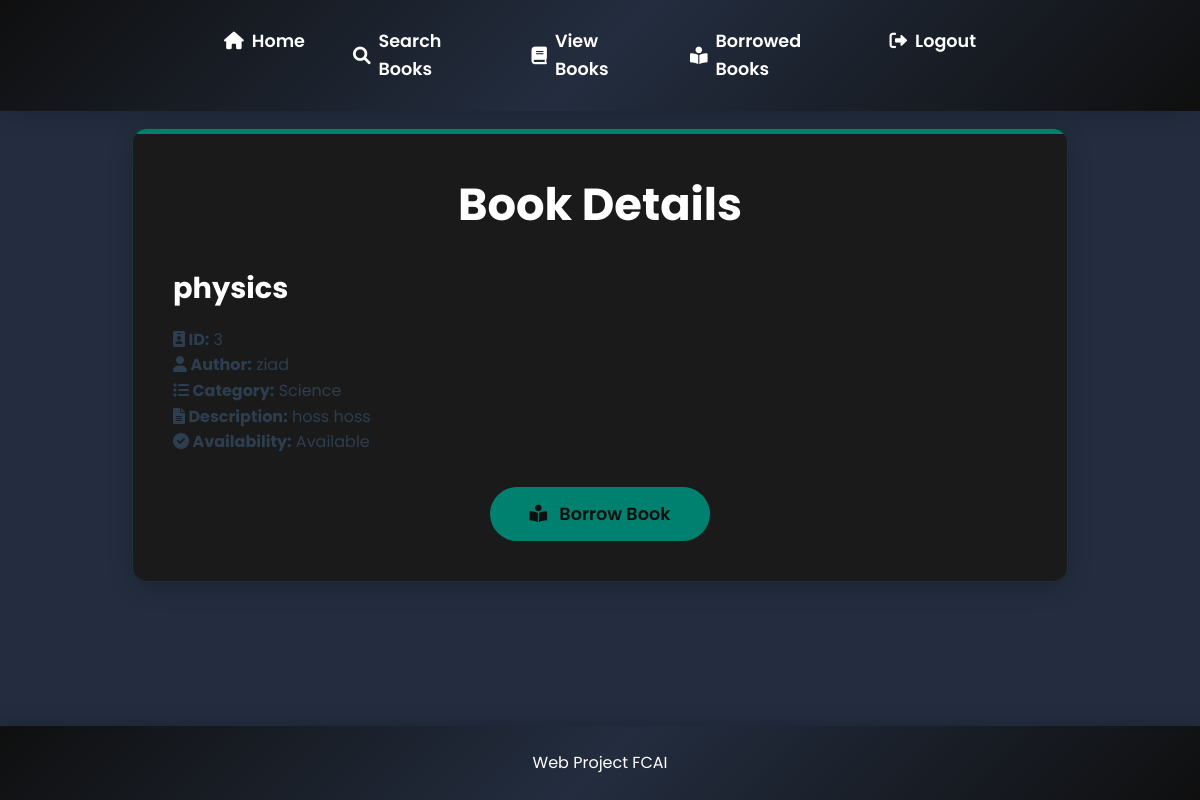
The page /book/3/ on the database as committed earlier.
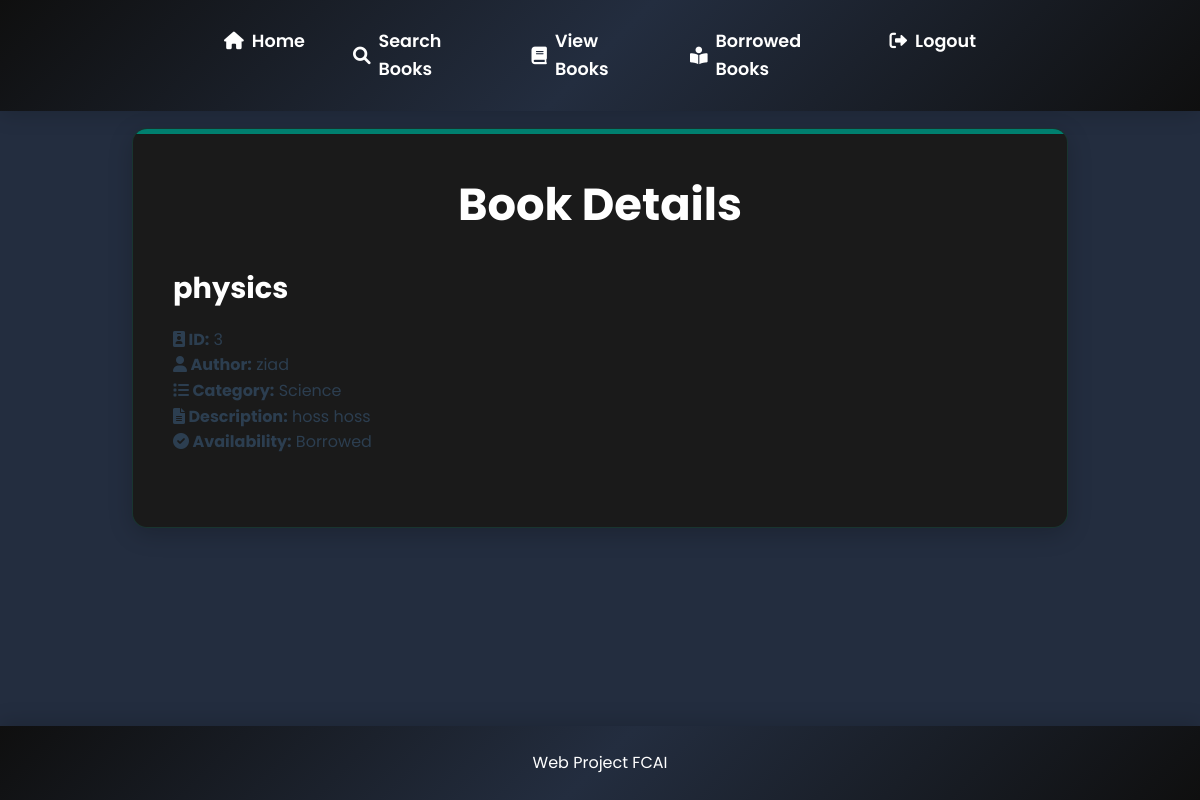
The same page on the database as committed later.
### lib/models.py (models this page shows)
class Book_Details(models.Model):
    Name = models.CharField(max_length=120)
    Author = models.CharField(max_length=120)
    Category = models.CharField(max_length=120)
    Description = models.TextField()
    Date_Added = models.DateField()
    Availability = models.CharField( max_length=50)

### lib/views.py (the view)
# urls.py: path('book/<int:book_id>/', views.book_details, name='book_details'),
def book_details(request, book_id):
    book = get_object_or_404(Book_Details, id=book_id)
    return render(request, 'user_book_details.html', {'book': book})

### templates/user_book_details.html (shortened to what this page needs)
{% load static %}
<link rel="stylesheet" href="{% static 'css/style.css' %}" />
<link rel="stylesheet" href="{% static 'css/icon.css' %}" />
<!DOCTYPE html>
<html lang="en">
  <head>
    <link rel="stylesheet" href="../css/style.css" />
  </head>
  <body>
    <nav>
      <ul>
        <li>
          <a href="{% url 'user_dashboard' %}"
            ><i class="fas fa-home"></i> Home</a
          >
        </li>
        <li>
          <a href="{% url 'search_books' %}"
            ><i class="fas fa-search"></i> Search Books</a
          >
        </li>
        <li>
          <a href="{% url 'view_books' %}"
            ><i class="fas fa-book"></i> View Books</a
          >
        </li>
        <li>
          <a href="{% url 'borrowed_books' %}"
            ><i class="fas fa-book-reader"></i> Borrowed Books</a
          >
        </li>
        <li>
          <a href="{% url 'index' %}"
            ><i class="fas fa-sign-out-alt"></i> Logout</a
          >
        </li>
      </ul>
    </nav>
    <main>
      <div class="card">
        <h1>Book Details</h1>
        <div style="margin-bottom: 2rem">
          <h2 id="book-title">{{ book.Name }}</h2>
          <p>
            <strong><i class="fas fa-id-badge"></i> ID:</strong> {{ book.id }}
          </p>
          <p>
            <strong><i class="fas fa-user"></i> Author:</strong> {{ book.Author}}
          </p>
          <p>
            <strong><i class="fas fa-list"></i> Category:</strong>
            {{book.Category }}
          </p>
          <p>
            <strong><i class="fas fa-file-alt"></i> Description:</strong> {{book.Description }}
          </p>
          <p>
            <strong><i class="fas fa-check-circle"></i> Availability:</strong>
            {{ book.Availability }}
          </p>
    </div>
        {% if book.Availability == "Available" %}
        <form method="POST" action="{% url 'borrow_book' book.id %}">
          <button type="submit">
            <i class="fas fa-book-reader" style="margin-right: 0.5rem"></i>
            Borrow Book
          </button>
        </form>
      </div>
          {%endif%}
    </main>
    <footer>
      <p>Web Project FCAI</p>
    </footer>
</body>
</html>

Rows that differ between the two databases and show on the page:
changed Book_Details "physics": Availability "Available" → "Borrowed"
Other text that changed with them:
text no longer shown: "Borrow Book"
